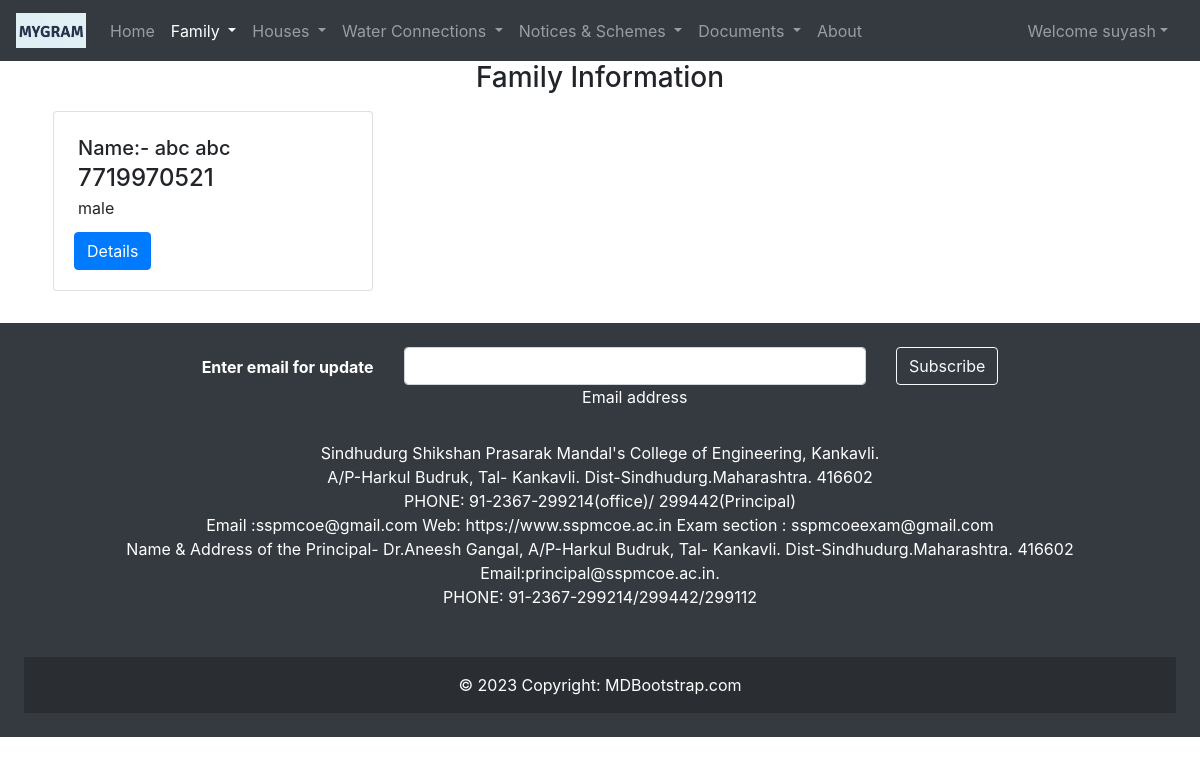
Screenshot of /viewFamily/ (signed in) with the database file from the repository.
### gramapp/models.py (models this page shows)
class FamilyHead(models.Model):
    user = models.OneToOneField(User, on_delete=models.CASCADE)
    grampanchayat = models.ForeignKey("Grampanchayat", on_delete=models.CASCADE)
    familyheadid = models.IntegerField(primary_key=True)
    familyheadgender = models.CharField(max_length=6)
    birthdate = models.DateField()
    familyheadmobno = models.CharField(max_length=10)
    familyheadadharno = models.CharField(max_length=12)
    familyheadpanno = models.CharField(max_length=10)
    familyheadphoto = models.FileField(upload_to='family_head/', null=True)
    familyincome = models.CharField(max_length=15)
    rationcardtype = models.CharField(max_length=10)
    rationcardno = models.CharField(max_length=25)

### gramapp/views.py (the view)
# urls.py: path('viewFamily/', views.viewFamily, name='viewFamily'),
def viewFamily(request):
    current_user = request.user
    if current_user.is_staff:
        current_user = request.user
        gramadmin = Gramadmin.objects.get(user=current_user)
        admingram = gramadmin.grampanchayat
        gram = Grampanchayat.objects.get(gramname=admingram)
        familyheads = FamilyHead.objects.all().filter(grampanchayat=gram)
        context = {'familyheads': familyheads}
        return render(request, 'gramapp/viewFamily.html', context)
    else:
        return render(request, 'gramapp/pageNotFound.html')

### gramapp/models.py (called while the page is built)
    def __str__(self):
        return self.gramname

### templates/gramapp/viewFamily.html (shortened to what this page needs)
{% extends 'gramapp/base1.html' %}
{% block familyactive %} active {% endblock familyactive %}
{% block body %}
<h3 style="text-align:center;">Family Information</h3>
<div class="container">
    <div class="row justify-content-center">
        {% if familyheads %}
    {% for familyhead in familyheads %}
        <div class="col md-6">
            <div class="card m-2" style="width: 20rem;">
                <div class="card-body">
                    <h5 class="card-title m-1">Name:- {{familyhead.user.first_name}} {{familyhead.user.last_name}}</h5>
                    <h4 class="card-subtitle m-1">{{familyhead.familyheadmobno}}</h4>
                    <p class="card-text m-1">{{familyhead.familyheadgender}}</p>
                    <a href="{% url 'viewFamilyDetails' familyhead.familyheadid %}" class="btn btn-primary mt-2">Details</a>
                </div>
            </div>
        </div>
            {% endfor %}
{% else %}
 <h4>No Families</h4>
{% endif %}
    </div>
</div>
{% endblock body %}

### templates/gramapp/base1.html (shortened to what this page needs)
<!doctype html>
<html lang="en">
<head>
    <link rel="stylesheet" href="https://stackpath.bootstrapcdn.com/bootstrap/4.5.2/css/bootstrap.min.css"
>
</head>
<body>
<header>
    <nav class="navbar navbar-expand-lg navbar-dark bg-dark">
        <a class="navbar-brand" href="{% url 'home1' %}">
            {% load static %}
            <img src="{% static 'logo/mygram logo.png' %}" width="70" height="35" class="d-inline-block align-top" alt="">
        </a>
        <div class="collapse navbar-collapse" id="navbarSupportedContent">
            <ul class="navbar-nav mr-auto">
                <li class="nav-item {% block homeactive %}  {% endblock homeactive %}">
                    <a class="nav-link" href="{% url 'home1' %}">Home <span class="sr-only">(current)</span></a>
                </li>
                {% if user.is_staff %}
                {% if not user.is_superuser %}
                <li class="nav-item dropdown {% block familyactive %}  {% endblock familyactive %}">
                    <a class="nav-link dropdown-toggle" href="#" id="navbarDropdownMenuLink" data-toggle="dropdown"
                        aria-haspopup="true" aria-expanded="false">
                        Family
                    </a>
                </li>
                <li class="nav-item dropdown {% block houseactive %}  {% endblock houseactive %}">
                    <a class="nav-link dropdown-toggle" href="#" id="house" data-toggle="dropdown"
                        aria-haspopup="true" aria-expanded="false">
                        Houses
                    </a>
                </li>
                <li class="nav-item dropdown {% block wateractive %}  {% endblock wateractive %}">
                    <a class="nav-link dropdown-toggle" href="#" id="waterconnection" data-toggle="dropdown"
                        aria-haspopup="true" aria-expanded="false">
                        Water Connections
                    </a>
                </li>
                <li class="nav-item dropdown {% block notice&scheme %}  {% endblock notice&scheme %}">
                    <a class="nav-link dropdown-toggle" href="#" id="notice&scheme" data-toggle="dropdown"
                        aria-haspopup="true" aria-expanded="false">
                        Notices & Schemes
                    </a>
                </li>
                    {% endif %}
                    {% endif %}
                <li class="nav-item dropdown {% block documentactive %}  {% endblock documentactive %}">
                    <a class="nav-link dropdown-toggle" href="#" id="documents" data-toggle="dropdown"
                        aria-haspopup="true" aria-expanded="false">
                        Documents
                    </a>
                    </li>
                <li class="nav-item {% block aboutactive %}  {% endblock aboutactive %}">
                    <a class="nav-link" href="/about">About</a>
                </li>
            </ul>
            {% if user.is_authenticated %}
            <ul class="navbar-nav mr-2">
                <li class="nav-item dropdown">
                    <a class="nav-link dropdown-toggle" href='#' id="navbarDropdown" role="button"
                        data-toggle="dropdown"> Welcome {{request.user}}</a>
                </li>
            </ul>
        </div>
        {% else %}
        <button type="button" class="btn btn-primary mr-2" data-toggle="modal" data-target="#loginModal">
            Login
        </button>
        {% endif %}
    </nav>
</header>
    {% block body %} {% endblock body %}
    <br>
    <footer class="bg-dark text-center text-white">
        <div class="p-4">
            <section class="">
                <form method="post" action="">
                    <div class="row d-flex justify-content-center">
                        <div class="col-auto">
                            <p class="pt-2">
                                <strong>Enter email for update</strong>
                            </p>
                        </div>
                        <div class="col-md-5 col-12">
                            <div class="form-outline form-white mb-4">
                                <input type="email" name="subscriber" id="subscriber" class="form-control" autocomplete="off" />
                                <label class="form-label" for="subscriber">Email address</label>
                            </div>
                        </div>
                        <div class="col-auto">
                            <button type="submit" class="btn btn-outline-light mb-4">
                                Subscribe
                            </button>
                        </div>
                    </div>
                </form>
            </section>
            <section class="mb-4">
                <p>
                    Sindhudurg Shikshan Prasarak Mandal's College of Engineering, Kankavli.<br>
                    A/P-Harkul Budruk, Tal- Kankavli. Dist-Sindhudurg.Maharashtra. 416602<br>
                    PHONE: 91-2367-299214(office)/ 299442(Principal)<br>
                    Email :sspmcoe@gmail.com Web: https://www.sspmcoe.ac.in Exam section : sspmcoeexam@gmail.com<br>
                    Name & Address of the Principal- Dr.Aneesh Gangal, A/P-Harkul Budruk, Tal- Kankavli.
                    Dist-Sindhudurg.Maharashtra. 416602<br>
                    Email:principal@sspmcoe.ac.in.<br>
                    PHONE: 91-2367-299214/299442/299112<br><br>
                </p>
            </section>
            <div class="text-center p-3" style="background-color: rgba(0, 0, 0, 0.2);">
                © 2023 Copyright:
                <a class="text-white" href="https://mdbootstrap.com/">MDBootstrap.com</a>
            </div>
        </div>
    </footer>
</body>
</html>

### rows the page displays
FamilyHead: user.first_name "abc", user.last_name "abc", familyheadmobno "7719970521", familyheadgender "male"

### other values shown
{{ request.user }} "suyash"
